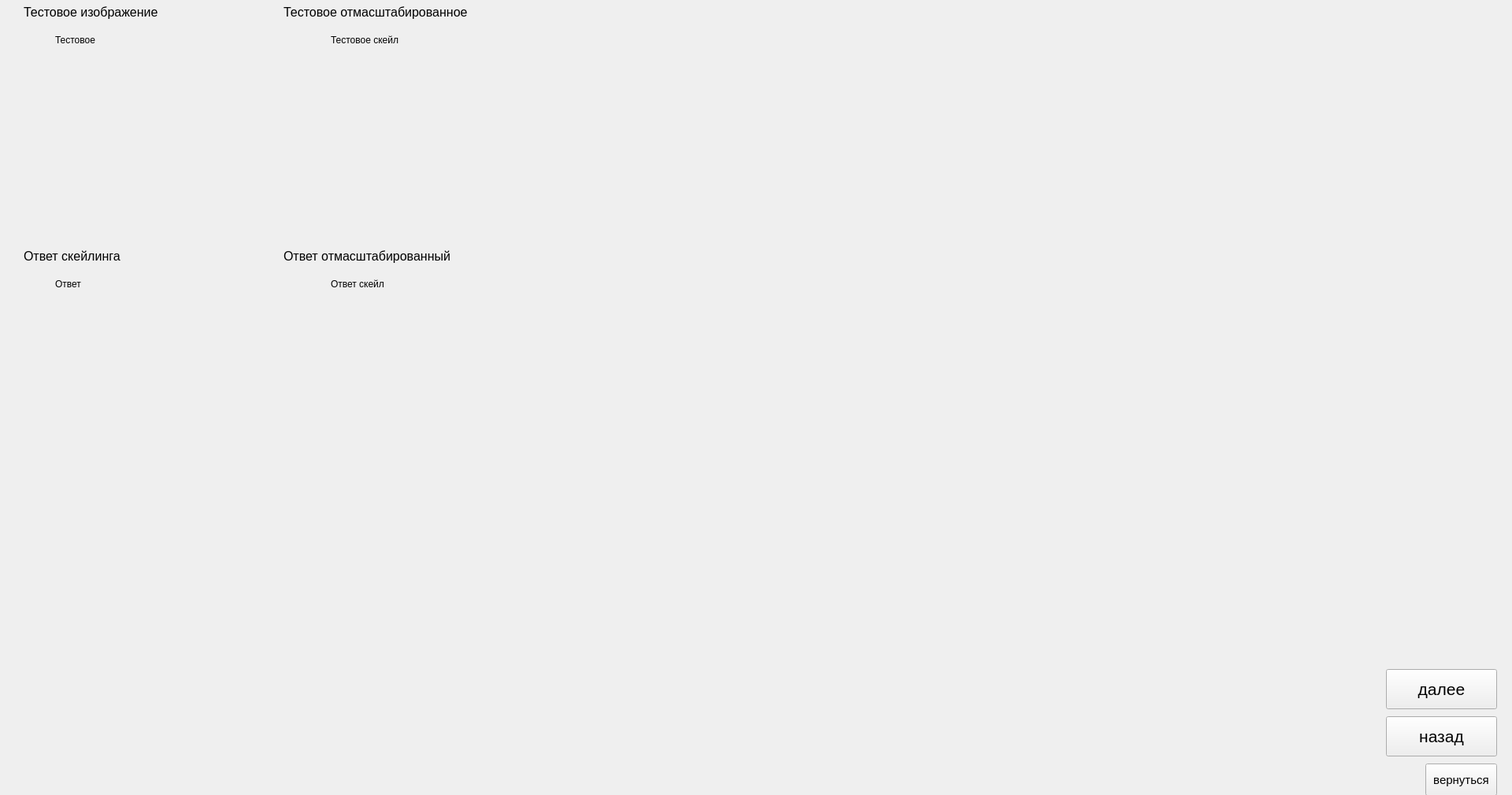
<?xml version="1.0" encoding="UTF-8"?>
<ui version="4.0">
 <class>scalingMethod</class>
 <widget class="QWidget" name="scalingMethod">
  <property name="geometry">
   <rect>
    <x>0</x>
    <y>0</y>
    <width>1920</width>
    <height>1010</height>
   </rect>
  </property>
  <property name="windowTitle">
   <string>Form</string>
  </property>
  <widget class="QPushButton" name="exitButton">
   <property name="geometry">
    <rect>
     <x>1810</x>
     <y>970</y>
     <width>91</width>
     <height>41</height>
    </rect>
   </property>
   <property name="font">
    <font>
     <pointsize>11</pointsize>
    </font>
   </property>
   <property name="text">
    <string>вернуться</string>
   </property>
  </widget>
  <widget class="QPushButton" name="nextImageButton">
   <property name="geometry">
    <rect>
     <x>1760</x>
     <y>850</y>
     <width>141</width>
     <height>51</height>
    </rect>
   </property>
   <property name="font">
    <font>
     <pointsize>16</pointsize>
    </font>
   </property>
   <property name="text">
    <string>далее</string>
   </property>
  </widget>
  <widget class="QPushButton" name="prevImageButton">
   <property name="geometry">
    <rect>
     <x>1760</x>
     <y>910</y>
     <width>141</width>
     <height>51</height>
    </rect>
   </property>
   <property name="font">
    <font>
     <pointsize>16</pointsize>
    </font>
   </property>
   <property name="text">
    <string>назад</string>
   </property>
  </widget>
  <widget class="QLabel" name="test_image">
   <property name="geometry">
    <rect>
     <x>70</x>
     <y>40</y>
     <width>71</width>
     <height>21</height>
    </rect>
   </property>
   <property name="text">
    <string>Тестовое</string>
   </property>
  </widget>
  <widget class="QLabel" name="scaling_answer">
   <property name="geometry">
    <rect>
     <x>70</x>
     <y>350</y>
     <width>71</width>
     <height>21</height>
    </rect>
   </property>
   <property name="text">
    <string>Ответ</string>
   </property>
  </widget>
  <widget class="QLabel" name="test_scaled">
   <property name="geometry">
    <rect>
     <x>420</x>
     <y>40</y>
     <width>111</width>
     <height>21</height>
    </rect>
   </property>
   <property name="text">
    <string>Тестовое скейл</string>
   </property>
  </widget>
  <widget class="QLabel" name="scaling_answer_scaled">
   <property name="geometry">
    <rect>
     <x>420</x>
     <y>350</y>
     <width>91</width>
     <height>21</height>
    </rect>
   </property>
   <property name="text">
    <string>Ответ скейл</string>
   </property>
  </widget>
  <widget class="QLabel" name="label_5">
   <property name="geometry">
    <rect>
     <x>30</x>
     <y>0</y>
     <width>221</width>
     <height>31</height>
    </rect>
   </property>
   <property name="font">
    <font>
     <pointsize>12</pointsize>
    </font>
   </property>
   <property name="text">
    <string>Тестовое изображение</string>
   </property>
  </widget>
  <widget class="QLabel" name="label_6">
   <property name="geometry">
    <rect>
     <x>30</x>
     <y>310</y>
     <width>221</width>
     <height>31</height>
    </rect>
   </property>
   <property name="font">
    <font>
     <pointsize>12</pointsize>
    </font>
   </property>
   <property name="text">
    <string>Ответ скейлинга</string>
   </property>
  </widget>
  <widget class="QWidget" name="histogramWidget_2" native="true">
   <property name="geometry">
    <rect>
     <x>680</x>
     <y>440</y>
     <width>1231</width>
     <height>400</height>
    </rect>
   </property>
  </widget>
  <widget class="QWidget" name="histogramWidget" native="true">
   <property name="geometry">
    <rect>
     <x>680</x>
     <y>20</y>
     <width>1231</width>
     <height>400</height>
    </rect>
   </property>
  </widget>
  <widget class="QLabel" name="label_7">
   <property name="geometry">
    <rect>
     <x>360</x>
     <y>0</y>
     <width>291</width>
     <height>31</height>
    </rect>
   </property>
   <property name="font">
    <font>
     <pointsize>12</pointsize>
    </font>
   </property>
   <property name="text">
    <string>Тестовое отмасштабированное</string>
   </property>
  </widget>
  <widget class="QLabel" name="label_8">
   <property name="geometry">
    <rect>
     <x>360</x>
     <y>310</y>
     <width>291</width>
     <height>31</height>
    </rect>
   </property>
   <property name="font">
    <font>
     <pointsize>12</pointsize>
    </font>
   </property>
   <property name="text">
    <string>Ответ отмасштабированный</string>
   </property>
  </widget>
 </widget>
 <resources/>
 <connections/>
</ui>
